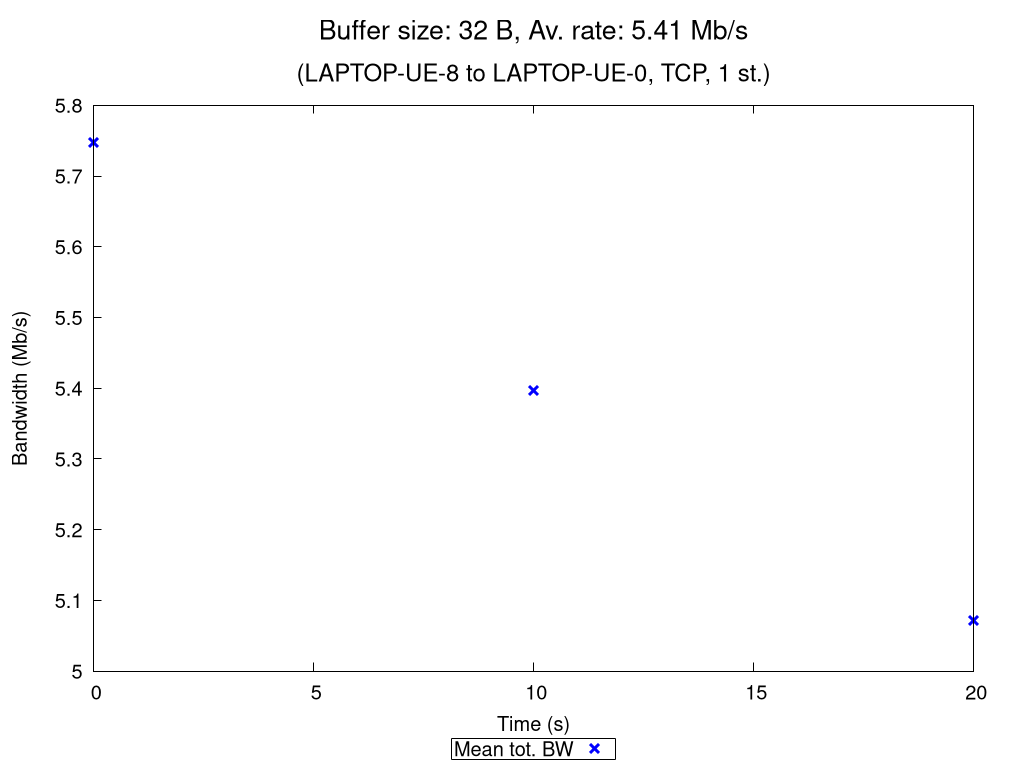

The gnuplot source for this figure:
set terminal pngcairo nocrop enhanced size 1024,768 font "Verdana,15"
set output "TCP_1_st_2020_10_29_09-20-45_two2one_00032B.png"

set title "{/=20 Buffer size: 32 B, Av. rate: 5.41 Mb/s}\n\n{/=18 (LAPTOP-UE-8 to LAPTOP-UE-0, TCP, 1 st.)}"

set xlabel "Time (s)"
set ylabel "Bandwidth (Mb/s)"
set ytics nomirror
set key bmargin center horizontal box samplen 1 width -1
set bmargin 4.6
set rmargin 4.5

rf = 1000000.0  # rate factor
set style fill transparent solid 0.2 noborder
set autoscale xfix
plot "TCP_1_st_2020_10_29_09-20-45_two2one_00032B_iperf_processed.dat" using 1:($2/rf-$3/rf):($2/rf+$3/rf) with filledcurves lc rgb "blue" notitle, \
     "" using 1:($2/rf) with points pt 2 ps 1.5 lw 3 lc rgb "blue" title "Mean tot. BW", \
